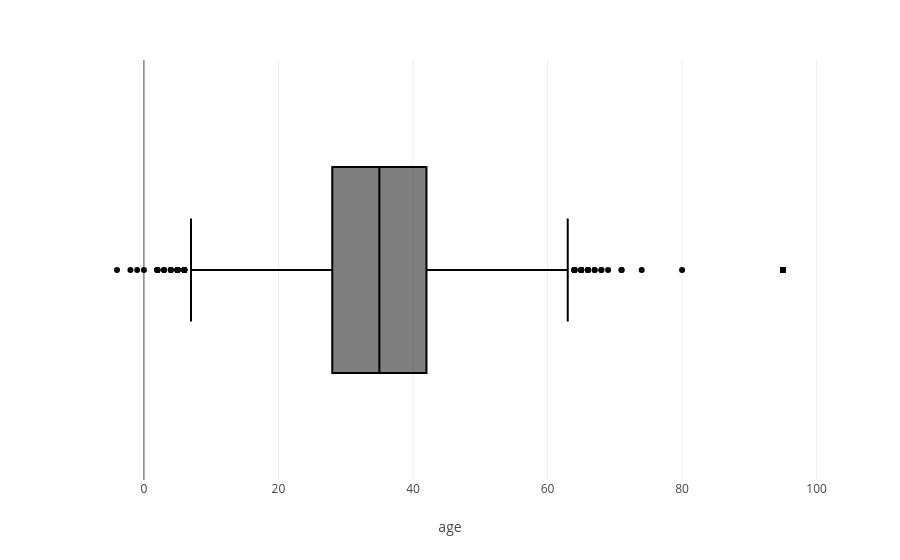
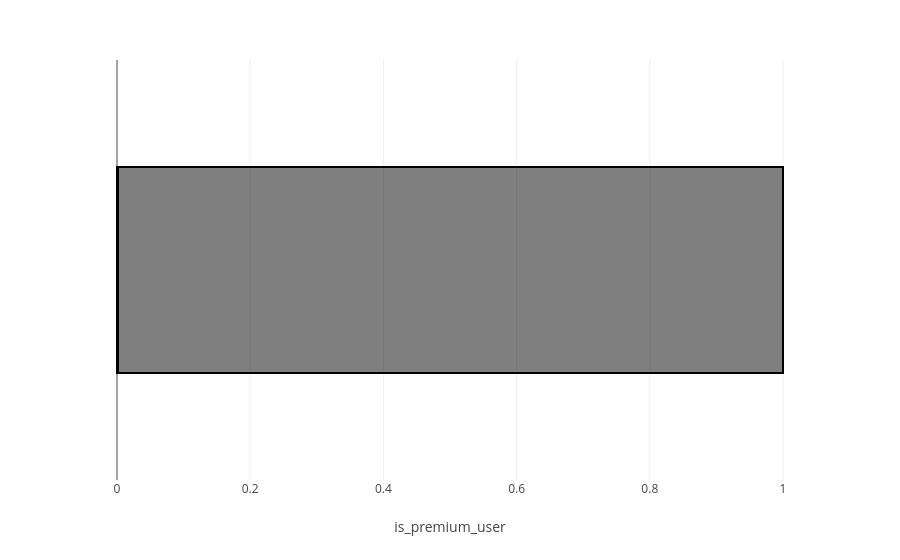
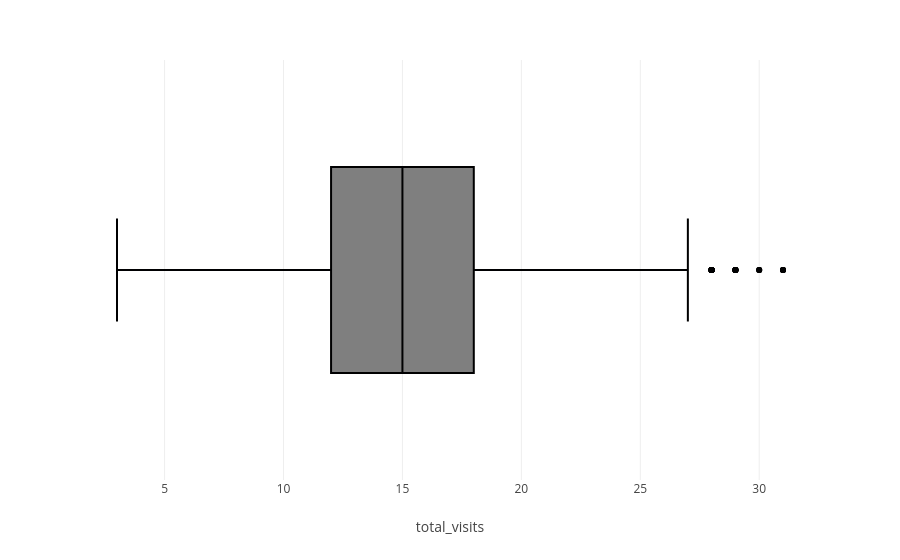
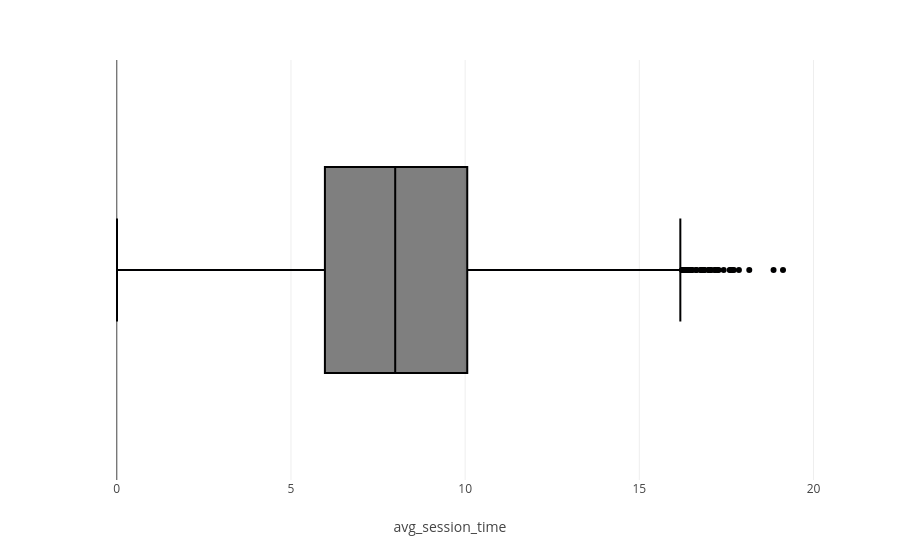

Notebook source saved alongside these figures, in order:
### Code cell
numeric_lst = df.select_dtypes('number').columns
for col in numeric_lst:
    fig = px.box(data_frame = df ,x = col )
    fig.show()

### Figure 1 — Plotly figure (JSON) as saved in the notebook; plotly's stock layout.template omitted (floating-point values rounded to 4 significant figures; data arrays with more than 128 entries replaced by an {"elided": "..."} marker saying what was removed)
{"data": [{"alignmentgroup": "True", "hovertemplate": "age=%{x}<extra></extra>", "legendgroup": "", "marker": {"color": "#000001"}, "name": "", "notched": false, "offsetgroup": "", "orientation": "h", "showlegend": false, "type": "box", "x": {"elided": "15000 float values"}, "x0": " ", "xaxis": "x", "y0": " ", "yaxis": "y"}], "layout": {"boxmode": "group", "legend": {"tracegroupgap": 0}, "margin": {"t": 60}, "xaxis": {"anchor": "y", "domain": [0, 1], "title": {"text": "age"}}, "yaxis": {"anchor": "x", "domain": [0, 1]}}}

### Figure 2 — Plotly figure (JSON) as saved in the notebook; plotly's stock layout.template omitted (floating-point values rounded to 4 significant figures; data arrays with more than 128 entries replaced by an {"elided": "..."} marker saying what was removed)
{"data": [{"alignmentgroup": "True", "hovertemplate": "is_premium_user=%{x}<extra></extra>", "legendgroup": "", "marker": {"color": "#000001"}, "name": "", "notched": false, "offsetgroup": "", "orientation": "h", "showlegend": false, "type": "box", "x": {"elided": "15000 int values"}, "x0": " ", "xaxis": "x", "y0": " ", "yaxis": "y"}], "layout": {"boxmode": "group", "legend": {"tracegroupgap": 0}, "margin": {"t": 60}, "xaxis": {"anchor": "y", "domain": [0, 1], "title": {"text": "is_premium_user"}}, "yaxis": {"anchor": "x", "domain": [0, 1]}}}

### Figure 3 — Plotly figure (JSON) as saved in the notebook; plotly's stock layout.template omitted (floating-point values rounded to 4 significant figures; data arrays with more than 128 entries replaced by an {"elided": "..."} marker saying what was removed)
{"data": [{"alignmentgroup": "True", "hovertemplate": "total_visits=%{x}<extra></extra>", "legendgroup": "", "marker": {"color": "#000001"}, "name": "", "notched": false, "offsetgroup": "", "orientation": "h", "showlegend": false, "type": "box", "x": {"elided": "15000 int values"}, "x0": " ", "xaxis": "x", "y0": " ", "yaxis": "y"}], "layout": {"boxmode": "group", "legend": {"tracegroupgap": 0}, "margin": {"t": 60}, "xaxis": {"anchor": "y", "domain": [0, 1], "title": {"text": "total_visits"}}, "yaxis": {"anchor": "x", "domain": [0, 1]}}}

### Figure 4 — Plotly figure (JSON) as saved in the notebook; plotly's stock layout.template omitted (floating-point values rounded to 4 significant figures; data arrays with more than 128 entries replaced by an {"elided": "..."} marker saying what was removed)
{"data": [{"alignmentgroup": "True", "hovertemplate": "avg_session_time=%{x}<extra></extra>", "legendgroup": "", "marker": {"color": "#000001"}, "name": "", "notched": false, "offsetgroup": "", "orientation": "h", "showlegend": false, "type": "box", "x": {"elided": "15000 float values"}, "x0": " ", "xaxis": "x", "y0": " ", "yaxis": "y"}], "layout": {"boxmode": "group", "legend": {"tracegroupgap": 0}, "margin": {"t": 60}, "xaxis": {"anchor": "y", "domain": [0, 1], "title": {"text": "avg_session_time"}}, "yaxis": {"anchor": "x", "domain": [0, 1]}}}
